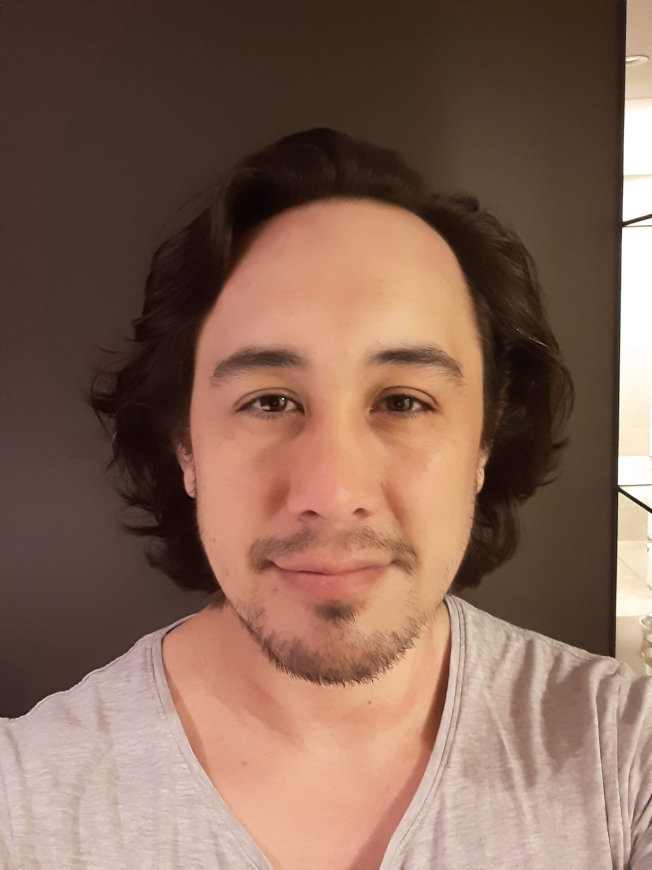
#> input picture openCVPython/IMG-20200817_055840.jpg, 1956 x 2608 px (shown at 1/3 size)
$ python 4-textBoxesShapes.py
#> lines starting #> are read from the running program, lines starting #| are printed output that depends on the picture; after the words box and inside, x2 and y2 are one past the last pixel; in counts of white or black regions, pixels touching at a corner belong together
import cv2
import numpy as np
print("Import: Successful")

#IMG-20200817_055840.jpg
#VID-20200412-WA0000.mp4

#Image
img = cv2.imread("IMG-20200817_055840.jpg")
#> img is the input picture: shape (2608, 1956, 3); mean B, G, R 85.9, 101.1, 132.1
#print(img.shape)

scale_percentage = 20
height = int(img.shape[0] * scale_percentage/100)
#> height = 521
width = int(img.shape[1] * scale_percentage/100)
#> width = 391
dim = (width, height)
#> dim = (391, 521)
imgResize = cv2.resize(img, dim, interpolation = cv2.INTER_AREA)
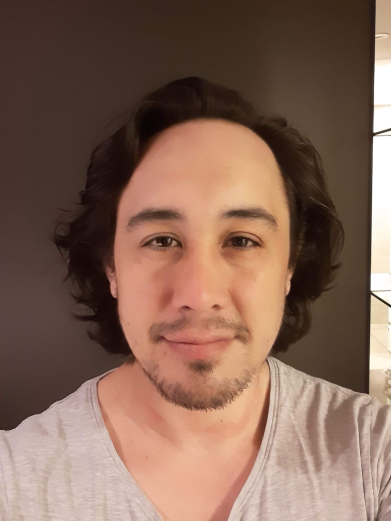
#> imgResize: shape (521, 391, 3); mean B, G, R 85.9, 101.1, 132.1

# [4 lines of commented-out code are left out]

overlay = np.zeros((imgResize.shape[0], imgResize.shape[1], 3), np.uint8)

#overlay[:]=255,0,0	#Blue

cv2.line(overlay, (0,0), (imgResize.shape[1], imgResize.shape[0]), (0, 255, 0), 3)
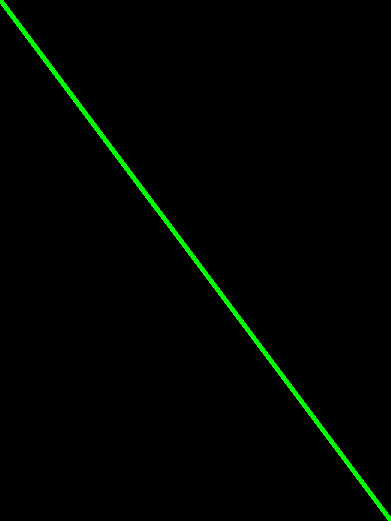
#> overlay: shape (521, 391, 3); mean B, G, R 0, 3.8, 0
cv2.rectangle(overlay, (0,0), (100, 100), (255, 0, 0), 3)
cv2.circle(overlay, (100,100), 10, (0, 0, 255), 3)
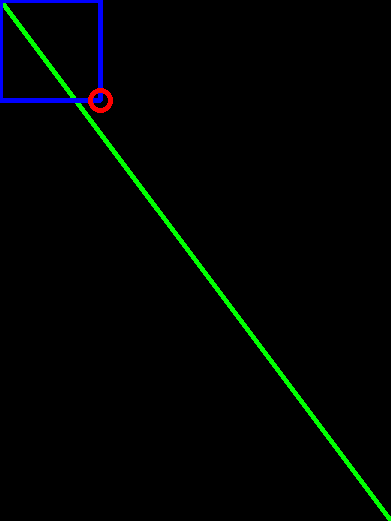
#> overlay: shape (521, 391, 3); mean B, G, R 1.9, 3.7, 0.4
cv2.putText(overlay, "test", (200, 200), cv2.FONT_HERSHEY_COMPLEX, 0.5, (255, 255, 0), 1)
#> overlay: shape (521, 391, 3); 0.05% of pixels changed, all inside (x1, y1, x2, y2) = (201, 190, 233, 201)

while True:
	cv2.imshow("Image", overlay)
	if cv2.waitKey(1) & 0xFF ==ord('z'):
#> (key Esc is pressed here)
		break

$ run again, with openCVPython/IMG-Cards.jpeg copied over openCVPython/IMG-20200817_055840.jpg
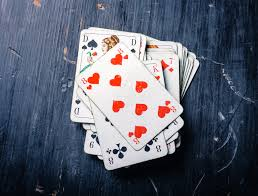
#> input picture openCVPython/IMG-Cards.jpeg, 258 x 196 px
#> img is the input picture: shape (196, 258, 3); mean B, G, R 111, 96.9, 91.7
#> `imgResize = cv2.resize(img, dim, interpolation = cv2.INTER_AREA)`:
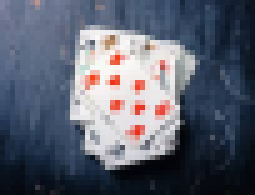
#> imgResize: shape (39, 51, 3) (shown 5 times larger); mean B, G, R 111, 96.9, 91.7
#> `cv2.rectangle(overlay, (0,0), (100, 100), (255, 0, 0), 3)`:
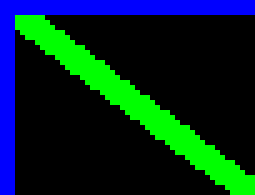
#> overlay: shape (39, 51, 3) (shown 5 times larger); mean B, G, R 33.5, 38.6, 0
